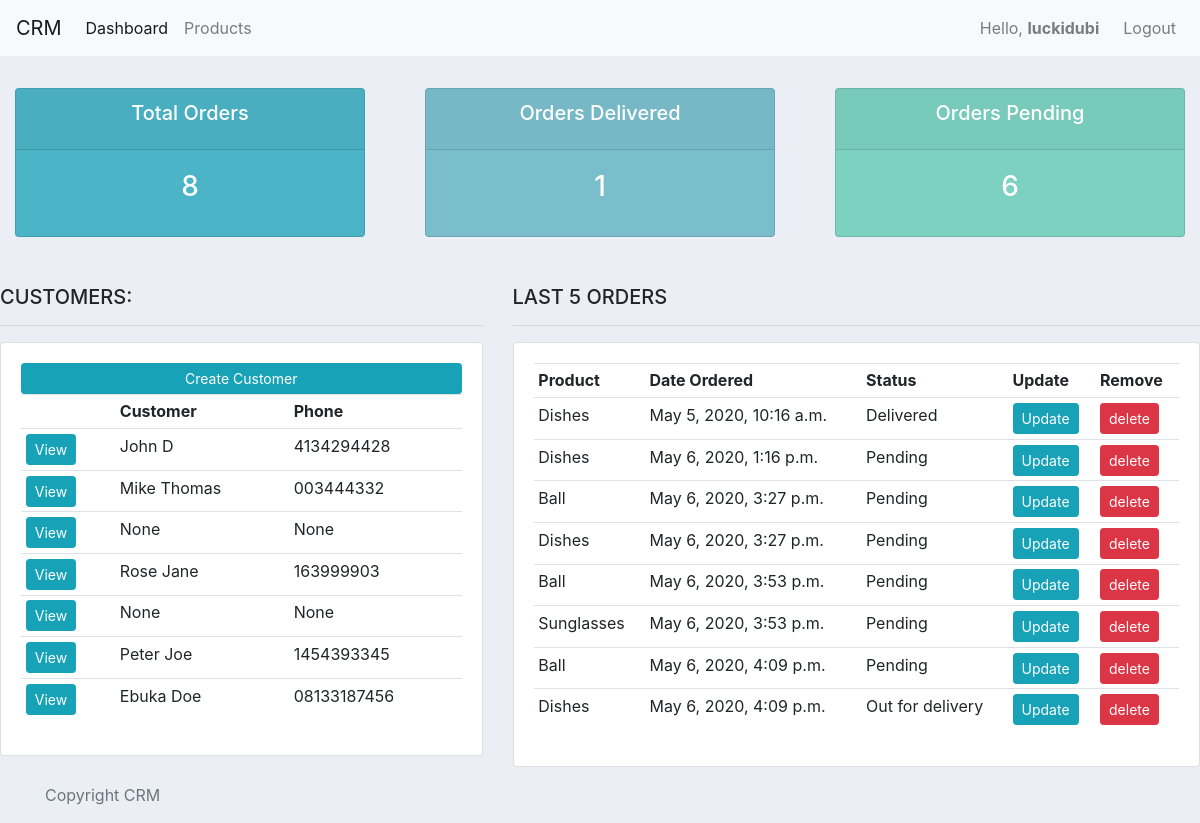
The app's page / (signed in) with its own data.
### accounts/models.py (models this page shows, shortened)
class Customer(models.Model):
    user = models.OneToOneField(
        User, null=True, blank=True, on_delete=models.CASCADE)
    name = models.CharField(max_length=200, null=True)
    phone = models.CharField(max_length=200, null=True)
    email = models.CharField(max_length=200, null=True)
    profile_pic = models.ImageField(
        default="default-profile.png", null=True, blank=True)
    date_created = models.DateTimeField(auto_now_add=True)

class Order(models.Model):
    STATUS = (
        ('Pending', 'Pending'),
        ('Out for delivery', 'Out for delivery'),
        ('Delivered', 'Delivered'),
    )
    customer = models.ForeignKey(
        Customer, null=True, on_delete=models.SET_NULL)
    product = models.ForeignKey(Product, null=True, on_delete=models.SET_NULL)
    date_created = models.DateTimeField(auto_now_add=True, null=True)
    status = models.CharField(max_length=200, null=True, choices=STATUS)

class Product(models.Model):
    CATEGORY = (
        ('Indoor', 'Indoor'),
        ('Outdoor', 'Outdoor')
    )
    name = models.CharField(max_length=200, null=True)
    price = models.FloatField(null=True)
    category = models.CharField(max_length=200, null=True, choices=CATEGORY)
    tags = models.ManyToManyField(Tag)
    description = models.CharField(max_length=200, null=True)
    date_created = models.DateTimeField(auto_now_add=True, null=True)
    def __str__(self):
        return self.name

### accounts/decorators.py (the view)
    def wrapper_function(request, *args, **kwargs):
        group = None
        if request.user.groups.exists():
            group = request.user.groups.all()[0].name
        if group == 'customer':
            return redirect('user_page')
        if group == 'admin':
            return view_func(request, *args, **kwargs)

### accounts/views.py (called while the page is built)
@login_required(login_url='login')
@admin_only
def home(request):
    orders = Order.objects.all()
    customers = Customer.objects.all()
    total_customers = customers.count()
    total_orders = orders.count()
    delivered = orders.filter(status='Delivered').count()
    pending = orders.filter(status='Pending').count()
    context = {'orders': orders, 'customers': customers, 'total_customers': total_customers,
               'total_orders': total_orders, 'delivered': delivered, 'pending': pending}
    return render(request, 'accounts/home.html', context)

### accounts/templates/accounts/home.html
{% extends 'accounts/base.html' %}
{% block content %}
<br>
{% include 'accounts/status.html' %}
<br>
<div class="row">
    <div class="col-md-5">
        <h5>CUSTOMERS:</h5>
        <hr>
        <div class="card card-body">
            <a href="" class="btn btn-info btn-sm btn-block btn-success">Create Customer</a>
            <table class="table table-sm">
                <tr>
                    <th></th>
                    <th>Customer</th>
                    <th>Phone</th>
                </tr>
                {% for customer in customers %}
                <tr>
                <td><a href="{% url 'customer' customer.id %}" class="btn btn-sm btn-info">View</a></td>
                <td>{{customer.name}}</td>
                <td>{{customer.phone}}</td>
                </tr>
                {% endfor %}
            </table>
        </div>
    </div>
    <div class="col-md-7">
        <h5>LAST 5 ORDERS</h5>
        <hr>
        <div class="card card-body">
            <table class="table table-sm">
                <tr>
                    <th>Product</th>
                    <th>Date Ordered</th>
                    <th>Status</th>
                    <th>Update</th>
                    <th>Remove</th>
                </tr>
                {% for order in orders %}
                <tr>
                <td>{{ order.product}}</td>
                <td>{{ order.date_created}}</td>
                <td>{{ order.status}}</td>
                <td><a href="{% url 'update_order' order.id %}" class="btn btn-sm btn-info">Update</a></td>
                <td><a href="{% url 'delete_order' order.id %}" class="btn btn-sm btn-danger">delete</a></td>
                </tr>
                {% endfor %}
            </table>
        </div>
    </div>
</div>
{% endblock content %}

### accounts/templates/accounts/base.html (shortened to what this page needs)
{% load static %}
<!doctype html>
<html lang="en">
  <head>
    <link rel="stylesheet" href="https://stackpath.bootstrapcdn.com/bootstrap/4.4.1/css/bootstrap.min.css">
    <link rel="stylesheet" type="text/css" href="{% static '/css/main.css' %}">
    </head>
    <body>
{% include 'accounts/navbar.html' %}
{% block content %}{% endblock  %}
{% include 'accounts/footer.html' %}
    </body>
</html>

### accounts/templates/accounts/navbar.html (shortened to what this page needs)
<nav class="navbar navbar-expand-lg navbar-light bg-light">
  <a class="navbar-brand" href="#">CRM</a>
  <div class="collapse navbar-collapse" id="navbarNav">
    <ul class="navbar-nav">
    {% if request.user.is_staff %}
      <li class="nav-item active">
        <a class="nav-link" href="{% url 'home' %}">Dashboard</a>
      </li>
      <li class="nav-item">
        <a class="nav-link" href="{% url 'products' %}">Products</a>
      </li>
      {% else %}
      <li class="nav-item">
        <a class="nav-link" href="{% url 'settings' %}">Settings</a>
      </li>
      {% endif %}
    </ul>
  </div>
<span id="navbarNav">
  <ul class="navbar-nav">
  <li class="nav-item mx-2">
      <span class="nav-link">Hello, <strong>{{request.user}}</strong></span>
      </li>
    <li class="nav-item">
        <a class="nav-link" href="{% url 'logout' %}">Logout</a>
      </li>
    </ul>
    </span>
</nav>

### accounts/templates/accounts/status.html
<div class="row my-2">
    <div class="col">
        <div class="col-md">
            <div class="card text-white text-center mb-3" id="total-orders">
                <div class="card-header">
                    <h5 class="card-title">Total Orders</h5>
                </div>
                <div class="card-body">
                    <h3 class="card-title">{{total_orders}}</h3>
                </div>
            </div>
        </div>
    </div>
    <div class="col">
        <div class="col-md">
            <div class="card text-white text-center mb-3" id="orders-delivered">
                <div class="card-header">
                    <h5 class="card-title"> Orders Delivered</h5>
                </div>
                <div class="card-body">
                    <h3 class="card-title">{{delivered}}</h3>
                </div>
            </div>
        </div>
    </div>
    <div class="col">
        <div class="col-md">
            <div class="card text-white text-center mb-3" id="orders-pending">
                <div class="card-header">
                    <h5 class="card-title">Orders Pending</h5>
                </div>
                <div class="card-body">
                    <h3 class="card-title">{{pending}}</h3>
                </div>
            </div>
        </div>
    </div>
</div>

### accounts/templates/accounts/footer.html
<footer class="footer mt-auto py-3" style="height: 100%">
  <div class="container">
    <span class="text-muted">Copyright CRM</span>
  </div>
</footer>

### static/css/main.css (style rules this page uses)
body { background-color: #ebeff5; }
#total-orders { background-color: #4cb4c7; }
#orders-delivered { background-color: #7abecc; }
#orders-pending { background-color: #7CD1C0; }

### records on screen
Customer: name "John D", phone "4134294428"
Customer: name "Mike Thomas", phone "003444332"
Customer: name "None", phone "None"
Customer: name "Rose Jane", phone "163999903"
Customer: name "None", phone "None"
Customer: name "Peter Joe", phone "1454393345"
Customer: name "Ebuka Doe", phone "08133187456"
Order: product "Dishes", date_created "May 5, 2020, 10:16 a.m.", status "Delivered"
Order: product "Dishes", date_created "May 6, 2020, 1:16 p.m.", status "Pending"
Order: product "Ball", date_created "May 6, 2020, 3:27 p.m.", status "Pending"
Order: product "Dishes", date_created "May 6, 2020, 3:27 p.m.", status "Pending"
Order: product "Ball", date_created "May 6, 2020, 3:53 p.m.", status "Pending"
Order: product "Sunglasses", date_created "May 6, 2020, 3:53 p.m.", status "Pending"
Order: product "Ball", date_created "May 6, 2020, 4:09 p.m.", status "Pending"
Order: product "Dishes", date_created "May 6, 2020, 4:09 p.m.", status "Out for delivery"

### other values on screen
{{ request.user }} "luckidubi"
{{ total_orders }} "8"
{{ delivered }} "1"
{{ pending }} "6"
